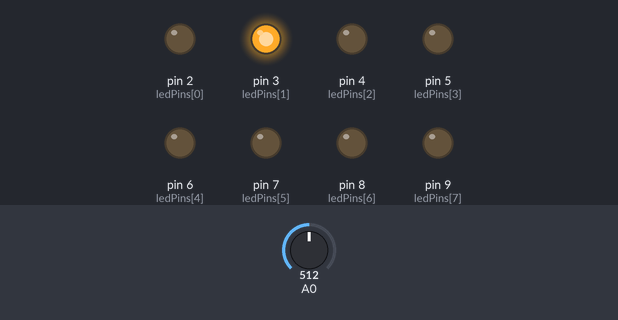
Simulated run of this sketch. Board: Arduino Uno, built with avr-gcc and run on an emulated ATmega328P. On the bench: output pins drawn as LEDs (lit = HIGH). Dashed ring = blinking. The inputs (shaded band) are chosen by the test bench; at power-on: A0 = 512.

Above: at 1.2 s.
1.3 s: A0 set to 0
At 1.47 s:
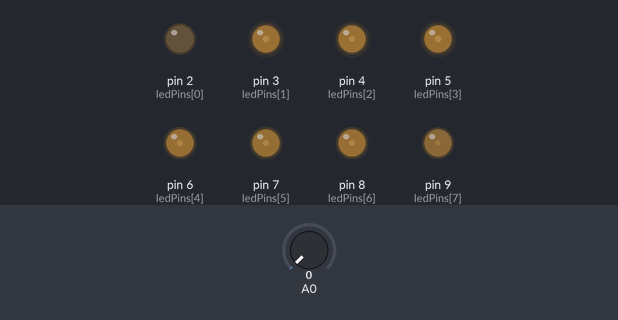
4.3 s: A0 set to 122
At 5.34 s:
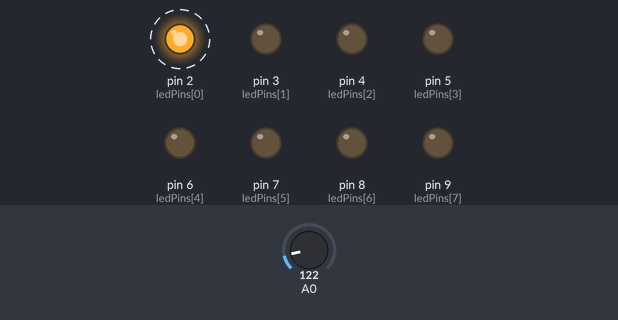
Timing chart, 0 to 13.3 s (numbered marks = the images above; inputs shaded):
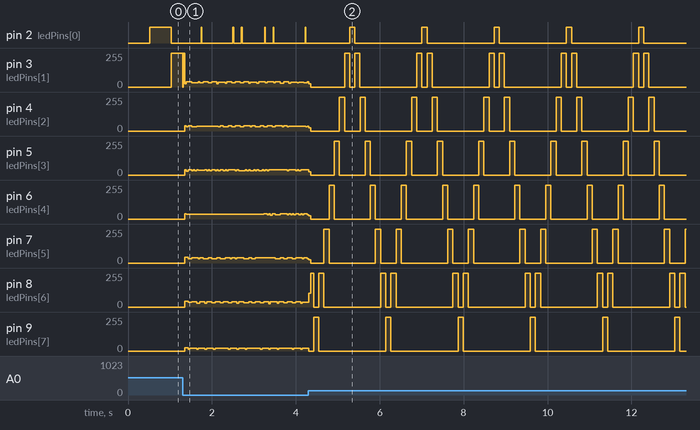

The sketch:

Interactive_LED_Flowing_Lights.ino
```cpp
int ledNum = 8;
int ledPins[] = {2, 3, 4, 5, 6, 7, 8, 9};
int ledDelay;
int flowDirection = 1;
int currentLed = 0;
unsigned long newtime;

void setup() {
  for (int x = 0; x < ledNum; x++) {
    pinMode(ledPins[x], OUTPUT);
  }
  newtime = millis();
}

void loop() {
  ledDelay = analogRead(A0);

  if ((millis() - newtime) > ledDelay) {
    for (int x = 0; x < ledNum; x++) {
      digitalWrite(ledPins[x], LOW);
    }

    digitalWrite(ledPins[currentLed], HIGH);
    currentLed += flowDirection;

    if (currentLed == ledNum - 1) flowDirection = -1;
    if (currentLed == 0) flowDirection = 1;

    newtime = millis();
  }
}
```

Measured:
- by itself, pin 2 (ledPins[0]): alternates HIGH for 0.12 s and LOW for 1.6 s
- by itself, pin 7 (ledPins[5]): repeats every 1.7 s: 0/255 0.31 s, 255/255 0.12 s, 0/255 1.1 s, 255/255 0.12 s
- by itself, pin 8 (ledPins[6]): moves between 0/255 and 255/255, repeating every 1.7 s
- by itself, pin 9 (ledPins[7]): repeats every 1.7 s: 255/255 0.12 s, 0/255 1.6 s
